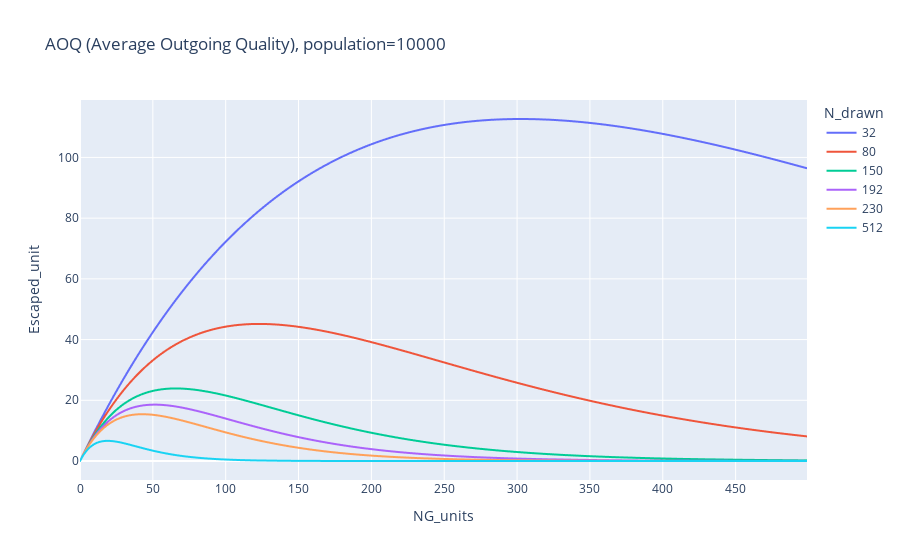

The cell this chart's notebook holds for it:
### Code cell
fig2 = px.line(df, x='NG_units', y='Escaped_unit', color='N_drawn', title=f"AOQ (Average Outgoing Quality), population={M}")
fig2.write_html("AOQ_10000.html")
fig2.show()

### Figure 1 — Plotly figure (JSON) as saved in the notebook; plotly's stock layout.template omitted (floating-point values rounded to 4 significant figures; data arrays with more than 128 entries replaced by an {"elided": "..."} marker saying what was removed)
{"data": [{"hovertemplate": "N_drawn=32<br>NG_units=%{x}<br>Escaped_unit=%{y}<extra></extra>", "legendgroup": "32", "line": {"color": "#636efa", "dash": "solid"}, "marker": {"symbol": "circle"}, "mode": "lines", "name": "32", "showlegend": true, "type": "scattergl", "x": {"elided": "500 int values"}, "xaxis": "x", "y": {"elided": "500 float values"}, "yaxis": "y"}, {"hovertemplate": "N_drawn=80<br>NG_units=%{x}<br>Escaped_unit=%{y}<extra></extra>", "legendgroup": "80", "line": {"color": "#EF553B", "dash": "solid"}, "marker": {"symbol": "circle"}, "mode": "lines", "name": "80", "showlegend": true, "type": "scattergl", "x": {"elided": "500 int values"}, "xaxis": "x", "y": {"elided": "500 float values"}, "yaxis": "y"}, {"hovertemplate": "N_drawn=150<br>NG_units=%{x}<br>Escaped_unit=%{y}<extra></extra>", "legendgroup": "150", "line": {"color": "#00cc96", "dash": "solid"}, "marker": {"symbol": "circle"}, "mode": "lines", "name": "150", "showlegend": true, "type": "scattergl", "x": {"elided": "500 int values"}, "xaxis": "x", "y": {"elided": "500 float values"}, "yaxis": "y"}, {"hovertemplate": "N_drawn=192<br>NG_units=%{x}<br>Escaped_unit=%{y}<extra></extra>", "legendgroup": "192", "line": {"color": "#ab63fa", "dash": "solid"}, "marker": {"symbol": "circle"}, "mode": "lines", "name": "192", "showlegend": true, "type": "scattergl", "x": {"elided": "500 int values"}, "xaxis": "x", "y": {"elided": "500 float values"}, "yaxis": "y"}, {"hovertemplate": "N_drawn=230<br>NG_units=%{x}<br>Escaped_unit=%{y}<extra></extra>", "legendgroup": "230", "line": {"color": "#FFA15A", "dash": "solid"}, "marker": {"symbol": "circle"}, "mode": "lines", "name": "230", "showlegend": true, "type": "scattergl", "x": {"elided": "500 int values"}, "xaxis": "x", "y": {"elided": "500 float values"}, "yaxis": "y"}, {"hovertemplate": "N_drawn=512<br>NG_units=%{x}<br>Escaped_unit=%{y}<extra></extra>", "legendgroup": "512", "line": {"color": "#19d3f3", "dash": "solid"}, "marker": {"symbol": "circle"}, "mode": "lines", "name": "512", "showlegend": true, "type": "scattergl", "x": {"elided": "500 int values"}, "xaxis": "x", "y": {"elided": "500 float values"}, "yaxis": "y"}], "layout": {"legend": {"title": {"text": "N_drawn"}, "tracegroupgap": 0}, "title": {"text": "AOQ (Average Outgoing Quality), population=10000"}, "xaxis": {"anchor": "y", "domain": [0, 1], "title": {"text": "NG_units"}}, "yaxis": {"anchor": "x", "domain": [0, 1], "title": {"text": "Escaped_unit"}}}}
